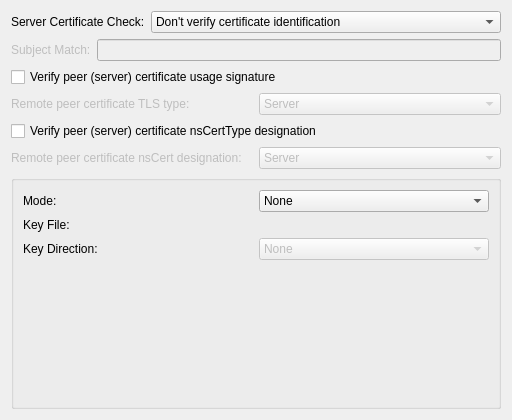
     <widget class="QWidget" name="tlsTab">
      <attribute name="title">
       <string>TLS Settings</string>
      </attribute>
      <layout class="QVBoxLayout" name="verticalLayout">
       <item>
        <layout class="QHBoxLayout" name="horizontalLayout_18" stretch="2,3">
         <item>
          <widget class="QLabel" name="lblCertCheck">
           <property name="toolTip">
            <string>Verify server certificate identification.

When enabled, connection will only succeed if the server certificate matches
some expected properties.
Matching can either apply to the whole certificate subject (all the fields),
or just the Common Name (CN field).
</string>
           </property>
           <property name="text">
            <string>Server Certificate Check:</string>
           </property>
          </widget>
         </item>
         <item>
          <widget class="QComboBox" name="cbCertCheck">
           <property name="toolTip">
            <string>Verify server certificate identification.

When enabled, connection will only succeed if the server certificate matches
some expected properties.
Matching can either apply to the whole certificate subject (all the fields),
or just the Common Name (CN field).
</string>
           </property>
           <item>
            <property name="text">
             <string>Don't verify certificate identification</string>
            </property>
           </item>
           <item>
            <property name="text">
             <string>Verify whole subject exactly</string>
            </property>
           </item>
           <item>
            <property name="text">
             <string>Verify name exactly</string>
            </property>
           </item>
           <item>
            <property name="text">
             <string>Verify name by prefix</string>
            </property>
           </item>
           <item>
            <property name="text">
             <string>Verify subject partially (legacy mode, strongly discouraged)</string>
            </property>
           </item>
          </widget>
         </item>
        </layout>
       </item>
       <item>
        <layout class="QHBoxLayout" name="horizontalLayout_3">
         <item>
          <widget class="QLabel" name="lbSubjectMatch">
           <property name="enabled">
            <bool>false</bool>
           </property>
           <property name="toolTip">
            <string>Subject or Common Name to verify server certificate information against.</string>
           </property>
           <property name="text">
            <string>Subject Match:</string>
           </property>
           <property name="buddy">
            <cstring>subjectMatch</cstring>
           </property>
          </widget>
         </item>
         <item>
          <widget class="QLineEdit" name="subjectMatch">
           <property name="enabled">
            <bool>false</bool>
           </property>
           <property name="toolTip">
            <string>Subject or Common Name to verify server certificate information against.</string>
           </property>
           <property name="whatsThis">
            <string>Connect only to servers whose certificate matches the given subject. Example: /CN=myvpn.company.com</string>
           </property>
           <property name="clearButtonEnabled">
            <bool>true</bool>
           </property>
          </widget>
         </item>
        </layout>
       </item>
       <item>
        <widget class="QCheckBox" name="chkRemoteCertTls">
         <property name="toolTip">
          <string>Require that peer certificate was signed with an explicit key usage and extended
key usage based on RFC3280 TLS rules.</string>
         </property>
         <property name="text">
          <string>Verify peer (server) certificate usage signature</string>
         </property>
        </widget>
       </item>
       <item>
        <layout class="QHBoxLayout" name="horizontalLayout_4">
         <item>
          <widget class="QLabel" name="labelRemoteCertTls">
           <property name="enabled">
            <bool>false</bool>
           </property>
           <property name="toolTip">
            <string>Require that peer certificate was signed with an explicit key usage and extended
key usage based on RFC3280 TLS rules.</string>
           </property>
           <property name="text">
            <string>Remote peer certificate TLS type:</string>
           </property>
          </widget>
         </item>
         <item>
          <widget class="QComboBox" name="cmbRemoteCertTls">
           <property name="enabled">
            <bool>false</bool>
           </property>
           <property name="toolTip">
            <string>Require that peer certificate was signed with an explicit key usage and extended
key usage based on RFC3280 TLS rules.</string>
           </property>
           <item>
            <property name="text">
             <string>Server</string>
            </property>
           </item>
           <item>
            <property name="text">
             <string>Client</string>
            </property>
           </item>
          </widget>
         </item>
        </layout>
       </item>
       <item>
        <widget class="QCheckBox" name="chkNsCertType">
         <property name="toolTip">
          <string>Require that peer certificate was signed with an explicit nsCertType designation.</string>
         </property>
         <property name="text">
          <string>Verify peer (server) certificate nsCertType designation</string>
         </property>
        </widget>
       </item>
       <item>
        <layout class="QHBoxLayout" name="horizontalLayout_17">
         <item>
          <widget class="QLabel" name="lblNsCertType">
           <property name="enabled">
            <bool>false</bool>
           </property>
           <property name="toolTip">
            <string>Require that peer certificate was signed with an explicit nsCertType designation.</string>
           </property>
           <property name="text">
            <string>Remote peer certificate nsCert designation:</string>
           </property>
          </widget>
         </item>
         <item>
          <widget class="QComboBox" name="cmbNsCertType">
           <property name="enabled">
            <bool>false</bool>
           </property>
           <property name="toolTip">
            <string>Require that peer certificate was signed with an explicit nsCertType designation.</string>
           </property>
           <item>
            <property name="text">
             <string>Server</string>
            </property>
           </item>
           <item>
            <property name="text">
             <string>Client</string>
            </property>
           </item>
          </widget>
         </item>
        </layout>
       </item>
       <item>
        <widget class="QGroupBox" name="useExtraTlsAuth">
         <property name="toolTip">
          <string>Add an additional layer of HMAC authentication.</string>
         </property>
         <property name="title">
          <string/>
         </property>
         <property name="checkable">
          <bool>false</bool>
         </property>
         <property name="checked">
          <bool>false</bool>
         </property>
         <layout class="QGridLayout" name="gridLayout_2">
          <item row="0" column="0">
           <widget class="QLabel" name="label">
            <property name="text">
             <string>Mode:</string>
            </property>
           </widget>
          </item>
          <item row="0" column="1">
           <widget class="QComboBox" name="cboTLSMode">
            <item>
             <property name="text">
              <string>None</string>
             </property>
            </item>
            <item>
             <property name="text">
              <string>TLS-Auth</string>
             </property>
            </item>
            <item>
             <property name="text">
              <string>TLS-Crypt</string>
             </property>
            </item>
           </widget>
          </item>
          <item row="1" column="0">
           <widget class="QLabel" name="textLabel4_3">
            <property name="toolTip">
             <string>Add an additional layer of HMAC authentication on top of the TLS control channel
to protect against DoS attacks.</string>
            </property>
            <property name="text">
             <string>Key File:</string>
            </property>
            <property name="wordWrap">
             <bool>false</bool>
            </property>
            <property name="buddy">
             <cstring>kurlTlsAuthKey</cstring>
            </property>
           </widget>
          </item>
          <item row="1" column="1">
           <widget class="KUrlRequester" name="kurlTlsAuthKey">
            <property name="enabled">
             <bool>false</bool>
            </property>
            <property name="toolTip">
             <string>Add an additional layer of HMAC authentication on top of the TLS control channel
to protect against DoS attacks.</string>
            </property>
           </widget>
          </item>
          <item row="2" column="0">
           <widget class="QLabel" name="textLabel1">
            <property name="toolTip">
             <string>Direction parameter for static key mode.</string>
            </property>
            <property name="text">
             <string>Key Direction:</string>
            </property>
            <property name="wordWrap">
             <bool>false</bool>
            </property>
            <property name="buddy">
             <cstring>cboDirection</cstring>
            </property>
           </widget>
          </item>
          <item row="2" column="1">
           <widget class="QComboBox" name="cboDirection">
            <property name="enabled">
             <bool>false</bool>
            </property>
            <property name="toolTip">
             <string>Direction parameter for static key mode.</string>
            </property>
            <item>
             <property name="text">
              <string comment="like in None setting selected">None</string>
             </property>
            </item>
            <item>
             <property name="text">
              <string>Server (0)</string>
             </property>
            </item>
            <item>
             <property name="text">
              <string>Client (1)</string>
             </property>
            </item>
           </widget>
          </item>
          <item row="3" column="1">
           <spacer name="verticalSpacer">
            <property name="orientation">
             <enum>Qt::Vertical</enum>
            </property>
            <property name="sizeHint" stdset="0">
             <size>
              <width>20</width>
              <height>137</height>
             </size>
            </property>
           </spacer>
          </item>
         </layout>
        </widget>
       </item>
      </layout>
     </widget>
